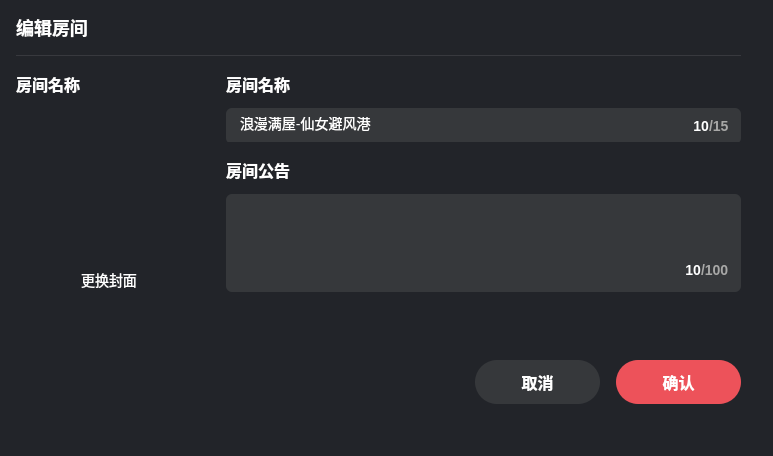
<?xml version="1.0" encoding="UTF-8"?>
<ui version="4.0">
 <class>RoomEidtPage</class>
 <widget class="QDialog" name="RoomEidtPage">
  <property name="geometry">
   <rect>
    <x>0</x>
    <y>0</y>
    <width>773</width>
    <height>456</height>
   </rect>
  </property>
  <property name="windowTitle">
   <string>编辑房间</string>
  </property>
  <property name="styleSheet">
   <string notr="true">background: #222429;
border-radius: 12px;</string>
  </property>
  <layout class="QVBoxLayout" name="verticalLayout">
   <property name="spacing">
    <number>0</number>
   </property>
   <property name="leftMargin">
    <number>0</number>
   </property>
   <property name="topMargin">
    <number>0</number>
   </property>
   <property name="rightMargin">
    <number>0</number>
   </property>
   <property name="bottomMargin">
    <number>0</number>
   </property>
   <item>
    <widget class="QWidget" name="widget" native="true">
     <property name="styleSheet">
      <string notr="true"/>
     </property>
     <layout class="QVBoxLayout" name="verticalLayout_2">
      <property name="spacing">
       <number>0</number>
      </property>
      <property name="leftMargin">
       <number>16</number>
      </property>
      <property name="topMargin">
       <number>0</number>
      </property>
      <property name="rightMargin">
       <number>32</number>
      </property>
      <property name="bottomMargin">
       <number>0</number>
      </property>
      <item>
       <widget class="QWidget" name="widget_1" native="true">
        <property name="minimumSize">
         <size>
          <width>0</width>
          <height>56</height>
         </size>
        </property>
        <property name="maximumSize">
         <size>
          <width>16777215</width>
          <height>56</height>
         </size>
        </property>
        <property name="styleSheet">
         <string notr="true">QWidget
{
	border-top-right-radius: 20px;
	border-bottom-right-radius: 0px;
	border-top-left-radius: 20px;
	border-bottom-left-radius: 0px;
    border-bottom: 1px solid rgba(255,255,255,0.1);
}


QPushButton {
     border:none;

font-family: &quot;微软雅黑&quot;;
font-weight: 500;
font-size: 18px;
color: rgba(255, 255, 255, 0.5);
line-height: 25px;   
}

QPushButton:checked {
   border:none;

font-family: &quot;微软雅黑&quot;;
font-weight: 500;
font-size: 18px;
color: #ffffff;
line-height: 25px;   
}

</string>
        </property>
        <layout class="QHBoxLayout" name="horizontalLayout_30">
         <property name="spacing">
          <number>24</number>
         </property>
         <property name="leftMargin">
          <number>0</number>
         </property>
         <property name="topMargin">
          <number>0</number>
         </property>
         <property name="rightMargin">
          <number>0</number>
         </property>
         <property name="bottomMargin">
          <number>1</number>
         </property>
         <item>
          <widget class="QPushButton" name="onlineBtn">
           <property name="text">
            <string>编辑房间</string>
           </property>
           <property name="checkable">
            <bool>true</bool>
           </property>
           <property name="checked">
            <bool>true</bool>
           </property>
          </widget>
         </item>
         <item>
          <spacer name="horizontalSpacer_13">
           <property name="orientation">
            <enum>Qt::Horizontal</enum>
           </property>
           <property name="sizeHint" stdset="0">
            <size>
             <width>40</width>
             <height>20</height>
            </size>
           </property>
          </spacer>
         </item>
         <item>
          <widget class="QPushButton" name="closeBtn">
           <property name="minimumSize">
            <size>
             <width>24</width>
             <height>24</height>
            </size>
           </property>
           <property name="maximumSize">
            <size>
             <width>24</width>
             <height>24</height>
            </size>
           </property>
           <property name="styleSheet">
            <string notr="true">QPushButton{	
border:none;
}
QPushButton::hover{
border:none;
background:#3E3E3E;
}
QPushButton::checked {
border:none;
}

</string>
           </property>
           <property name="text">
            <string/>
           </property>
           <property name="icon">
            <iconset resource="../res.qrc">
             <normaloff>:/images/login_close_n.png</normaloff>:/images/login_close_n.png</iconset>
           </property>
           <property name="iconSize">
            <size>
             <width>28</width>
             <height>28</height>
            </size>
           </property>
          </widget>
         </item>
        </layout>
       </widget>
      </item>
      <item>
       <widget class="QWidget" name="widget_2" native="true">
        <layout class="QHBoxLayout" name="horizontalLayout">
         <property name="spacing">
          <number>24</number>
         </property>
         <property name="leftMargin">
          <number>0</number>
         </property>
         <property name="topMargin">
          <number>0</number>
         </property>
         <property name="rightMargin">
          <number>0</number>
         </property>
         <property name="bottomMargin">
          <number>0</number>
         </property>
         <item>
          <widget class="QWidget" name="widget_3" native="true">
           <property name="minimumSize">
            <size>
             <width>186</width>
             <height>0</height>
            </size>
           </property>
           <property name="maximumSize">
            <size>
             <width>186</width>
             <height>16777215</height>
            </size>
           </property>
           <layout class="QVBoxLayout" name="verticalLayout_7">
            <property name="spacing">
             <number>12</number>
            </property>
            <property name="leftMargin">
             <number>0</number>
            </property>
            <property name="topMargin">
             <number>16</number>
            </property>
            <property name="rightMargin">
             <number>0</number>
            </property>
            <property name="bottomMargin">
             <number>0</number>
            </property>
            <item>
             <widget class="QLabel" name="label_8">
              <property name="styleSheet">
               <string notr="true">font-family: &quot;微软雅黑&quot;;
font-weight: 500;
font-size: 16px;
color: #FFFFFF;
line-height: 22px;
text-align: left;
font-style: normal;</string>
              </property>
              <property name="text">
               <string>房间名称</string>
              </property>
             </widget>
            </item>
            <item>
             <widget class="QWidget" name="widget_10" native="true">
              <property name="minimumSize">
               <size>
                <width>186</width>
                <height>186</height>
               </size>
              </property>
              <property name="maximumSize">
               <size>
                <width>16777215</width>
                <height>186</height>
               </size>
              </property>
              <layout class="QVBoxLayout" name="verticalLayout_8">
               <property name="spacing">
                <number>0</number>
               </property>
               <property name="leftMargin">
                <number>0</number>
               </property>
               <property name="topMargin">
                <number>0</number>
               </property>
               <property name="rightMargin">
                <number>0</number>
               </property>
               <property name="bottomMargin">
                <number>0</number>
               </property>
               <item>
                <widget class="click_label" name="image">
                 <property name="minimumSize">
                  <size>
                   <width>0</width>
                   <height>158</height>
                  </size>
                 </property>
                 <property name="text">
                  <string/>
                 </property>
                 <property name="scaledContents">
                  <bool>true</bool>
                 </property>
                </widget>
               </item>
               <item>
                <widget class="QLabel" name="label_9">
                 <property name="styleSheet">
                  <string notr="true">font-family: &quot;微软雅黑&quot;;
font-size: 14px;
color: #FFFFFF;
line-height: 22px;
font-style: normal;</string>
                 </property>
                 <property name="text">
                  <string>更换封面</string>
                 </property>
                 <property name="alignment">
                  <set>Qt::AlignCenter</set>
                 </property>
                </widget>
               </item>
              </layout>
             </widget>
            </item>
            <item>
             <spacer name="verticalSpacer">
              <property name="orientation">
               <enum>Qt::Vertical</enum>
              </property>
              <property name="sizeHint" stdset="0">
               <size>
                <width>20</width>
                <height>150</height>
               </size>
              </property>
             </spacer>
            </item>
           </layout>
          </widget>
         </item>
         <item>
          <widget class="QWidget" name="widget_4" native="true">
           <layout class="QVBoxLayout" name="verticalLayout_3">
            <property name="spacing">
             <number>16</number>
            </property>
            <property name="leftMargin">
             <number>0</number>
            </property>
            <property name="topMargin">
             <number>16</number>
            </property>
            <property name="rightMargin">
             <number>0</number>
            </property>
            <property name="bottomMargin">
             <number>0</number>
            </property>
            <item>
             <widget class="QWidget" name="widget_6" native="true">
              <property name="maximumSize">
               <size>
                <width>16777215</width>
                <height>70</height>
               </size>
              </property>
              <layout class="QVBoxLayout" name="verticalLayout_4">
               <property name="spacing">
                <number>12</number>
               </property>
               <property name="leftMargin">
                <number>0</number>
               </property>
               <property name="topMargin">
                <number>0</number>
               </property>
               <property name="rightMargin">
                <number>0</number>
               </property>
               <property name="bottomMargin">
                <number>0</number>
               </property>
               <item>
                <widget class="QLabel" name="label">
                 <property name="styleSheet">
                  <string notr="true">font-family: &quot;微软雅黑&quot;;
font-weight: 500;
font-size: 16px;
color: #FFFFFF;
line-height: 22px;
text-align: left;
font-style: normal;</string>
                 </property>
                 <property name="text">
                  <string>房间名称</string>
                 </property>
                </widget>
               </item>
               <item>
                <widget class="QWidget" name="widget_8" native="true">
                 <property name="minimumSize">
                  <size>
                   <width>0</width>
                   <height>36</height>
                  </size>
                 </property>
                 <property name="maximumSize">
                  <size>
                   <width>16777215</width>
                   <height>36</height>
                  </size>
                 </property>
                 <property name="styleSheet">
                  <string notr="true">background: #36383B;
border-radius: 6px;</string>
                 </property>
                 <layout class="QHBoxLayout" name="horizontalLayout_3">
                  <property name="spacing">
                   <number>0</number>
                  </property>
                  <property name="leftMargin">
                   <number>12</number>
                  </property>
                  <property name="topMargin">
                   <number>6</number>
                  </property>
                  <property name="rightMargin">
                   <number>12</number>
                  </property>
                  <property name="bottomMargin">
                   <number>6</number>
                  </property>
                  <item>
                   <widget class="QLineEdit" name="lineEdit">
                    <property name="styleSheet">
                     <string notr="true">font-family: &quot;微软雅黑&quot;;
font-weight: 400;
font-size: 14px;
color: #FFFFFF;
line-height: 20px;
text-align: left;
font-style: normal;</string>
                    </property>
                    <property name="text">
                     <string>浪漫满屋-仙女避风港</string>
                    </property>
                    <property name="maxLength">
                     <number>15</number>
                    </property>
                   </widget>
                  </item>
                  <item>
                   <widget class="QLabel" name="label_4">
                    <property name="styleSheet">
                     <string notr="true">font-family: &quot;微软雅黑&quot;;
font-weight: 500;
font-size: 14px;
color: #FFFFFF;
line-height: 20px;
font-style: normal;</string>
                    </property>
                    <property name="text">
                     <string>10</string>
                    </property>
                    <property name="alignment">
                     <set>Qt::AlignRight|Qt::AlignTrailing|Qt::AlignVCenter</set>
                    </property>
                   </widget>
                  </item>
                  <item>
                   <widget class="QLabel" name="label_3">
                    <property name="minimumSize">
                     <size>
                      <width>0</width>
                      <height>0</height>
                     </size>
                    </property>
                    <property name="maximumSize">
                     <size>
                      <width>16777215</width>
                      <height>16777215</height>
                     </size>
                    </property>
                    <property name="styleSheet">
                     <string notr="true">font-family: &quot;微软雅黑&quot;;
font-weight: 500;
font-size: 14px;
color: rgba(168, 168, 167, 1);
line-height: 20px;
font-style: normal;</string>
                    </property>
                    <property name="text">
                     <string>/15</string>
                    </property>
                   </widget>
                  </item>
                 </layout>
                </widget>
               </item>
              </layout>
             </widget>
            </item>
            <item>
             <widget class="QWidget" name="widget_7" native="true">
              <property name="minimumSize">
               <size>
                <width>0</width>
                <height>134</height>
               </size>
              </property>
              <property name="maximumSize">
               <size>
                <width>16777215</width>
                <height>134</height>
               </size>
              </property>
              <layout class="QVBoxLayout" name="verticalLayout_5">
               <property name="spacing">
                <number>12</number>
               </property>
               <property name="leftMargin">
                <number>0</number>
               </property>
               <property name="topMargin">
                <number>0</number>
               </property>
               <property name="rightMargin">
                <number>0</number>
               </property>
               <property name="bottomMargin">
                <number>0</number>
               </property>
               <item>
                <widget class="QLabel" name="label_2">
                 <property name="styleSheet">
                  <string notr="true">font-family: &quot;微软雅黑&quot;;
font-weight: 500;
font-size: 16px;
color: #FFFFFF;
line-height: 22px;
text-align: left;
font-style: normal;</string>
                 </property>
                 <property name="text">
                  <string>房间公告</string>
                 </property>
                </widget>
               </item>
               <item>
                <widget class="QWidget" name="widget_9" native="true">
                 <property name="sizePolicy">
                  <sizepolicy hsizetype="Preferred" vsizetype="Expanding">
                   <horstretch>0</horstretch>
                   <verstretch>0</verstretch>
                  </sizepolicy>
                 </property>
                 <property name="minimumSize">
                  <size>
                   <width>0</width>
                   <height>36</height>
                  </size>
                 </property>
                 <property name="styleSheet">
                  <string notr="true">background: #36383B;
border-radius: 6px;</string>
                 </property>
                 <layout class="QVBoxLayout" name="verticalLayout_6">
                  <property name="leftMargin">
                   <number>12</number>
                  </property>
                  <property name="topMargin">
                   <number>12</number>
                  </property>
                  <property name="rightMargin">
                   <number>12</number>
                  </property>
                  <property name="bottomMargin">
                   <number>12</number>
                  </property>
                  <item>
                   <widget class="QTextEdit" name="textEdit">
                    <property name="styleSheet">
                     <string notr="true">font-family: &quot;微软雅黑&quot;;
font-weight: 400;
font-size: 14px;
color: #FFFFFF;
line-height: 20px;
font-style: normal;</string>
                    </property>
                   </widget>
                  </item>
                  <item>
                   <layout class="QHBoxLayout" name="horizontalLayout_4">
                    <property name="spacing">
                     <number>0</number>
                    </property>
                    <property name="leftMargin">
                     <number>50</number>
                    </property>
                    <item>
                     <spacer name="horizontalSpacer">
                      <property name="orientation">
                       <enum>Qt::Horizontal</enum>
                      </property>
                      <property name="sizeHint" stdset="0">
                       <size>
                        <width>40</width>
                        <height>20</height>
                       </size>
                      </property>
                     </spacer>
                    </item>
                    <item>
                     <widget class="QLabel" name="label_6">
                      <property name="styleSheet">
                       <string notr="true">font-family: &quot;微软雅黑&quot;;
font-weight: 500;
font-size: 14px;
color: #FFFFFF;
line-height: 20px;
font-style: normal;</string>
                      </property>
                      <property name="text">
                       <string>10</string>
                      </property>
                      <property name="alignment">
                       <set>Qt::AlignRight|Qt::AlignTrailing|Qt::AlignVCenter</set>
                      </property>
                     </widget>
                    </item>
                    <item>
                     <widget class="QLabel" name="label_5">
                      <property name="minimumSize">
                       <size>
                        <width>0</width>
                        <height>0</height>
                       </size>
                      </property>
                      <property name="maximumSize">
                       <size>
                        <width>16777215</width>
                        <height>16777215</height>
                       </size>
                      </property>
                      <property name="styleSheet">
                       <string notr="true">font-family: &quot;微软雅黑&quot;;
font-weight: 500;
font-size: 14px;
color: rgba(168, 168, 167, 1);
line-height: 20px;
font-style: normal;</string>
                      </property>
                      <property name="text">
                       <string>/100</string>
                      </property>
                     </widget>
                    </item>
                   </layout>
                  </item>
                 </layout>
                </widget>
               </item>
              </layout>
             </widget>
            </item>
            <item>
             <widget class="QWidget" name="widget_5" native="true">
              <property name="sizePolicy">
               <sizepolicy hsizetype="Preferred" vsizetype="Expanding">
                <horstretch>0</horstretch>
                <verstretch>0</verstretch>
               </sizepolicy>
              </property>
              <property name="maximumSize">
               <size>
                <width>16777215</width>
                <height>16777215</height>
               </size>
              </property>
              <property name="styleSheet">
               <string notr="true">border:none;</string>
              </property>
              <layout class="QHBoxLayout" name="horizontalLayout_2">
               <property name="spacing">
                <number>16</number>
               </property>
               <property name="leftMargin">
                <number>0</number>
               </property>
               <property name="topMargin">
                <number>40</number>
               </property>
               <property name="rightMargin">
                <number>0</number>
               </property>
               <property name="bottomMargin">
                <number>40</number>
               </property>
               <item>
                <spacer name="horizontalSpacer_2">
                 <property name="orientation">
                  <enum>Qt::Horizontal</enum>
                 </property>
                 <property name="sizeHint" stdset="0">
                  <size>
                   <width>40</width>
                   <height>20</height>
                  </size>
                 </property>
                </spacer>
               </item>
               <item>
                <widget class="QPushButton" name="cancelBtn">
                 <property name="minimumSize">
                  <size>
                   <width>125</width>
                   <height>44</height>
                  </size>
                 </property>
                 <property name="maximumSize">
                  <size>
                   <width>125</width>
                   <height>44</height>
                  </size>
                 </property>
                 <property name="styleSheet">
                  <string notr="true">font-weight: 500;
background: #36383B;
border-radius: 22px;
font-family:&quot;微软雅黑&quot;;
font-size: 16px;
color: #FFFFFF;

</string>
                 </property>
                 <property name="text">
                  <string>取消</string>
                 </property>
                </widget>
               </item>
               <item>
                <widget class="QPushButton" name="okBtn">
                 <property name="minimumSize">
                  <size>
                   <width>125</width>
                   <height>44</height>
                  </size>
                 </property>
                 <property name="maximumSize">
                  <size>
                   <width>125</width>
                   <height>44</height>
                  </size>
                 </property>
                 <property name="styleSheet">
                  <string notr="true">

color: #FFFFFF;
font-weight: 500;
background: #ED525A;
border-radius: 22px;
font-family:&quot;微软雅黑&quot;;
font-size: 16px;
</string>
                 </property>
                 <property name="text">
                  <string>确认</string>
                 </property>
                </widget>
               </item>
              </layout>
             </widget>
            </item>
           </layout>
          </widget>
         </item>
        </layout>
       </widget>
      </item>
     </layout>
    </widget>
   </item>
  </layout>
 </widget>
 <customwidgets>
  <customwidget>
   <class>click_label</class>
   <extends>QLabel</extends>
   <header location="global">click_label.h</header>
   <slots>
    <signal>clicked()</signal>
   </slots>
  </customwidget>
 </customwidgets>
 <resources>
  <include location="../res.qrc"/>
 </resources>
 <connections/>
</ui>
